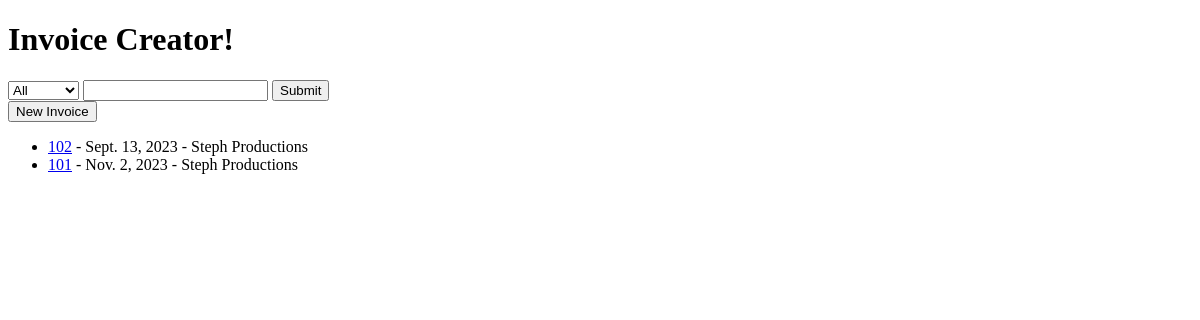
Before: /invoices/ (signed in) with the older database file.
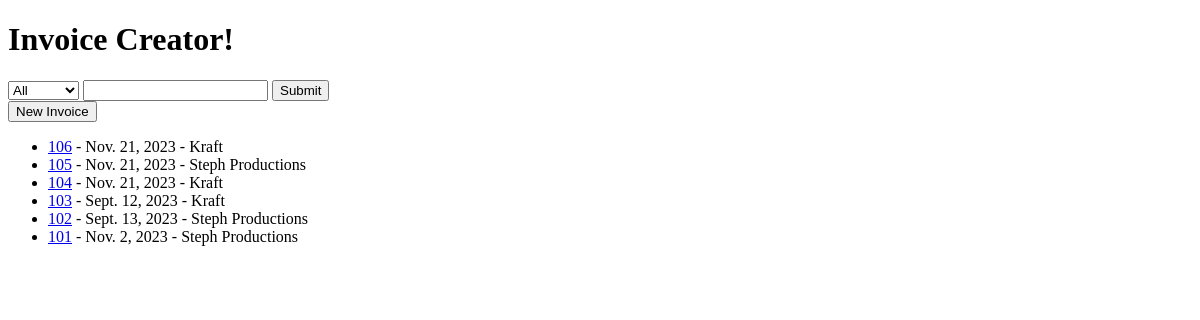
After: the same page with the newer database file.
### invoices/models.py (models this page shows, shortened)
class Invoice(models.Model):
    client = models.ForeignKey(Client, on_delete=models.CASCADE)
    invoice_number = models.IntegerField()
    invoice_date = models.DateField()
    due_date = models.DateField()
    def get_absolute_url(self):
        return reverse("invoices:detail", kwargs={"id": self.id})

class Client(models.Model):
    user = models.ForeignKey(settings.AUTH_USER_MODEL, on_delete=models.CASCADE)
    client_name = models.CharField(max_length=50)
    client_phone = models.CharField(max_length=15, blank=True)
    client_address = models.TextField(max_length=100, blank=True)
    client_contact = models.CharField(max_length=50, blank=True)
    client_email = models.EmailField(blank=True)
    client_account_number = models.CharField(max_length=20, blank=True)
    rate = models.CharField(max_length=10, default='0')
    objects = ClientManager()

### invoices/views.py (the view)
# urls.py: path('invoices/', invoice_list_view, name='invoices'),
@login_required
def invoice_list_view(request):
    obj = Invoice.objects.order_by('-invoice_number')
    context = {
        'objects': obj,
    }
    return render(request, "invoices/invoice-list.html", context)

### templates/invoices/invoice-list.html
{% extends 'base.html' %}
{% block content %}
    <div>
        <form action="{% url 'invoices:create' %}">
            <button type="submit">New Invoice</button>
        </form>
    </div>
    <ul>
        {% for x in objects %}
            <li><a href="{{ x.get_absolute_url }}">{{ x.invoice_number }}</a> - {{ x.invoice_date }} - {{ x.client.client_name }}</li>
        {% endfor %}
    </ul>
{% endblock content %}

Changed rows visible on the page:
added Invoice: invoice_number "106", invoice_date "Nov. 21, 2023", client.client_name "Kraft"
added Invoice: invoice_number "105", invoice_date "Nov. 21, 2023", client.client_name "Steph Productions"
added Invoice: invoice_number "104", invoice_date "Nov. 21, 2023", client.client_name "Kraft"
added Invoice: invoice_number "103", invoice_date "Sept. 12, 2023", client.client_name "Kraft"
